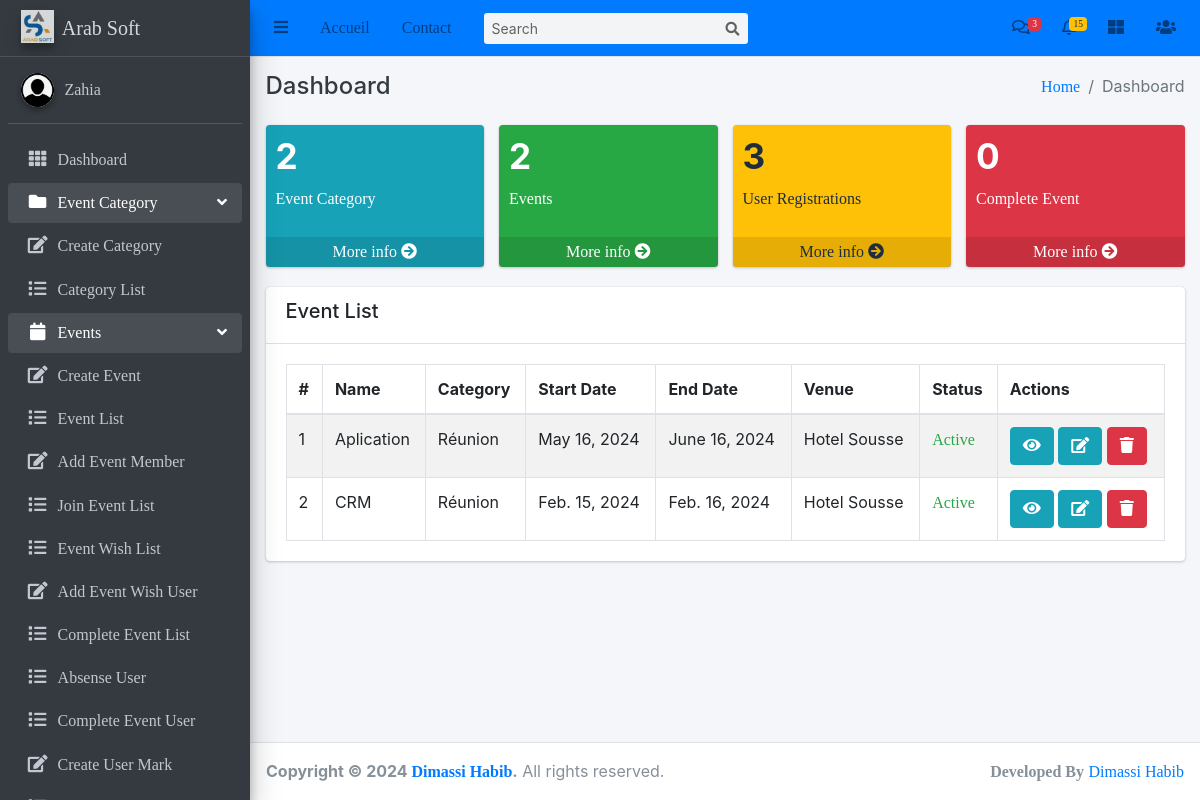
/ (signed in), run on the app's committed database.
### events/models.py (models this page shows, shortened)
class Event(models.Model):
    category = models.ForeignKey(EventCategory, on_delete=models.CASCADE)
    name = models.CharField(max_length=255, unique=True)
    uid = models.PositiveIntegerField(unique=True)
    description = RichTextUploadingField()
    job_category = models.ForeignKey(JobCategory, on_delete=models.CASCADE)
    select_scheduled_status = (
        ('yet to scheduled', 'Yet to Scheduled'),
        ('scheduled', 'Scheduled')
    )
    scheduled_status = models.CharField(max_length=25, choices=select_scheduled_status)
    venue = models.CharField(max_length=255)
    start_date = models.DateField()
    end_date = models.DateField()
    location = LocationField()
    points = models.PositiveIntegerField()
    maximum_attende = models.PositiveIntegerField()
    created_user = models.ForeignKey('auth.User', on_delete=models.CASCADE, blank=True, null=True, related_name='event_created_user')
    updated_user = models.ForeignKey('auth.User', on_delete=models.CASCADE, blank=True, null=True, related_name='event_updated_user')
    created_date = models.DateField(auto_now_add=True)
    updated_date = models.DateField(auto_now_add=True)
    status_choice = (
        ('disabled', 'Disabled'),
        ('active', 'Active'),
        ('deleted', 'Deleted'),
        ('time out', 'Time Out'),
        ('completed', 'Completed'),
        ('cancel', 'Cancel'),
    )
    status = models.CharField(choices=status_choice, max_length=10)

class EventCategory(models.Model):
    name = models.CharField(max_length=255, unique=True)
    code = models.CharField(max_length=6, unique=True)
    image = models.ImageField(upload_to='event_category/')
    priority = models.IntegerField(unique=True)
    created_user = models.ForeignKey('auth.User', on_delete=models.CASCADE, related_name='created_user')
    updated_user = models.ForeignKey('auth.User', on_delete=models.CASCADE, related_name='updated_user')
    created_date = models.DateField(auto_now_add=True)
    updated_date = models.DateField(auto_now_add=True)
    status_choice = (
        ('disabled', 'Disabled'),
        ('active', 'Active'),
        ('deleted', 'Deleted'),
        ('blocked', 'Blocked'),
        ('completed', 'Completed'),
    )
    status = models.CharField(choices=status_choice, max_length=10)
    def __str__(self):
        return self.name

### event_management/views.py (the view)
# urls.py: path('', dashboard, name='dashboard'),
@login_required(login_url='login')
def dashboard(request):
    c = User.objects.count()
    event_ctg = EventCategory.objects.count()
    event = Event.objects.count()
    complete_event = Event.objects.filter(status='completed').count()
    events = Event.objects.all()
    context = {
        'c': c,
        'event_ctg': event_ctg,
        'event': event,
        'complete_event': complete_event,
        'events': events
    }
    return render(request, 'dashboard.html', context)

### templates/dashboard.html (shortened to what this page needs)
{% extends 'base/base.html' %}
{% block breadcrumb %}Dashboard{% endblock breadcrumb %}
{% block content %}
<div class="row">
    <div class="col-lg-3 col-6">
      <div class="small-box bg-info">
        <div class="inner">
          {% if event_ctg %}
            <h3>{{ event_ctg }}</h3>
          {% else %}
            <h3>0</h3>
          {% endif %}
          <p>Event Category</p>
        </div>
        <a href="{% url 'event-category-list' %}" class="small-box-footer">More info <i class="fas fa-arrow-circle-right"></i></a>
      </div>
    </div>
    <div class="col-lg-3 col-6">
      <div class="small-box bg-success">
        <div class="inner">
          {% if event %}
            <h3>{{ event }}</h3>
          {% else %}
            <h3>0</h3>
          {% endif %}
          <p>Events</p>
        </div>
        <a href="{% url 'event-list' %}" class="small-box-footer">More info <i class="fas fa-arrow-circle-right"></i></a>
      </div>
    </div>
    <div class="col-lg-3 col-6">
      <div class="small-box bg-warning">
        <div class="inner">
          {% if c %}
            <h3>{{ c }}</h3>
          {% else %}
            <h3>0</h3>
          {% endif %}
          <p>User Registrations</p>
        </div>
        <a href="#" class="small-box-footer">More info <i class="fas fa-arrow-circle-right"></i></a>
      </div>
    </div>
    <div class="col-lg-3 col-6">
      <div class="small-box bg-danger">
        <div class="inner">
          {% if complete_event %}
            <h3>{{ complete_event }}</h3>
          {% else %}
          <h3>0</h3>
          {% endif %}
          <p>Complete Event</p>
        </div>
        <a href="{% url 'complete-event' %}" class="small-box-footer">More info <i class="fas fa-arrow-circle-right"></i></a>
      </div>
    </div>
  </div>
  <div class="row">
    <div class="col-md-12">
        <div class="card">
            <div class="card-header">
                <div class="row">
                    <div class="col-md-5">
                        <h5>Event List</h5>
                    </div>
                </div>
            </div>
            <div class="card-body">
                  <table class="table table-striped table-bordered datatable dataTable no-footer" id="DataTables_Table_0" role="grid" aria-describedby="DataTables_Table_0_info" style="border-collapse: collapse !important">
                    <thead>
                        <tr role="row">
                            <th>#</th>
                            <th>Name</th>
                            <th>Category</th>
                            <th>Start Date</th>
                            <th>End Date</th>
                            <th>Venue</th>
                            <th>Status</th>
                            <th>Actions</th>
                        </tr>
                    </thead>
                    <tbody>
                        {% for event in events %}
                          <tr>
                              <td>{{ forloop.counter }}</td>
                              <td>{{ event.name|capfirst }}</td>
                              <td>{{ event.category }}</td>
                              <td>{{ event.start_date }}</td>
                              <td>{{ event.end_date }}</td>
                              <td>{{ event.venue|capfirst }}</td>
                              <td>
                                  {% if event.status == 'active' %}
                                    <a href="{% url 'update-event-status' event.id %}" class="text-success">{{ event.status|title }}</a>
                                  {% elif event.status == 'completed' %}
                                    <a href="{% url 'update-event-status' event.id %}" class="text-primary">{{ event.status|title }}</a>
                                  {% else %}
                                    <a href="{% url 'update-event-status' event.id %}" class="text-danger">{{ event.status|title }}</a>
                                  {% endif %}
                              </td>
                              <td>
                                  <a class="btn btn-info" href="{% url 'event-detail' event.pk %}" title="view">
                                      <i class="fa fa-eye"></i>
                                  </a>
                                  <a class="btn btn-info" href="{% url 'event-edit' event.pk %}" title="edit">
                                    <i class="fa fa-edit"></i>
                                </a>
                                  <a class="btn btn-danger" href="{% url 'event-delete' event.pk %}" title="delete">
                                      <i class="fa fa-trash"></i>
                                  </a>
                              </td>
                          </tr>
                        {% endfor %}
                    </tbody>
                </table>
            </div>
        </div>
    </div>
</div>
{% endblock content %}

### templates/base/sidebar.html (shortened to what this page needs)
{% load static %}
<aside class="main-sidebar sidebar-dark-primary elevation-4">
    <a href="#" class="brand-link">
      <img src="{% static 'img/logo1.png' %}" alt="Logo" class="brand-image elevation-3"
           style="opacity: .8">
          <span class="brand-text font-weight-light">Arab Soft</span>
    </a>
    <div class="sidebar">
      <div class="user-panel mt-3 pb-3 mb-3 d-flex">
        <div class="image">
          <img src="{% static 'img/user.png' %}" class="img-circle elevation-2" alt="User Image">
        </div>
        <div class="info">
          <a href="#" class="d-block">{{ user }}</a>
        </div>
      </div>
      <nav class="mt-2">
        <ul class="nav nav-pills nav-sidebar flex-column" data-widget="treeview" role="menu" data-accordion="false">
          <li class="nav-item">
            <a href="{% url 'dashboard' %}" class="nav-link">
              <i class="nav-icon fas fa-th"></i>
              <p>
                Dashboard
              </p>
            </a>
          </li>
          <li class="nav-item has-treeview menu-open">
            <a href="#" class="nav-link">
              <i class="nav-icon fas fa-folder"></i>
              <p>
                Event Category
                <i class="right fas fa-angle-left"></i>
              </p>
            </a>
            <ul class="nav nav-treeview">
              <li class="nav-item">
                <a href="{% url 'create-event-category' %}" class="nav-link">
                  <i class="far fa fa-edit nav-icon"></i>
                  <p>Create Category</p>
                </a>
              </li>
              <li class="nav-item">
                <a href="{% url 'event-category-list' %}" class="nav-link">
                  <i class="far fa fa-list nav-icon"></i>
                  <p>Category List</p>
                </a>
              </li>
            </ul>
          </li>
          <li class="nav-item has-treeview menu-open">
            <a href="#" class="nav-link">
              <i class="nav-icon fas fa-calendar"></i>
              <p>
                Events
                <i class="right fas fa-angle-left"></i>
              </p>
            </a>
            <ul class="nav nav-treeview">
              <li class="nav-item">
                <a href="{% url 'event-create' %}" class="nav-link">
                  <i class="far fa fa-edit nav-icon"></i>
                  <p>Create Event</p>
                </a>
              </li>
              <li class="nav-item">
                <a href="{% url 'event-list' %}" class="nav-link">
                  <i class="far fa fa-list nav-icon"></i>
                  <p>Event List</p>
                </a>
              </li>
              <li class="nav-item">
                <a href="{% url 'add-event-member' %}" class="nav-link">
                  <i class="far fa fa-edit nav-icon"></i>
                  <p>Add Event Member</p>
                </a>
              </li>
              <li class="nav-item">
                <a href="{% url 'join-event-list' %}" class="nav-link">
                  <i class="far fa fa-list nav-icon"></i>
                  <p>Join Event List</p>
                </a>
              </li>
              <li class="nav-item">
                <a href="{% url 'event-wish-list' %}" class="nav-link">
                  <i class="far fa fa-list nav-icon"></i>
                  <p>Event Wish List</p>
                </a>
              </li>
              <li class="nav-item">
                <a href="{% url 'add-event-wish-user' %}" class="nav-link">
                  <i class="far fa fa-edit nav-icon"></i>
                  <p>Add Event Wish User</p>
                </a>
              </li>
              <li class="nav-item">
                <a href="{% url 'complete-event' %}" class="nav-link">
                  <i class="far fa fa-list nav-icon"></i>
                  <p>Complete Event List</p>
                </a>
              </li>
              <li class="nav-item">
                <a href="{% url 'absense-user' %}" class="nav-link">
                  <i class="far fa fa-list nav-icon"></i>
                  <p>Absense User</p>
                </a>
              </li>
              <li class="nav-item">
                <a href="{% url 'complete-event-user' %}" class="nav-link">
                  <i class="far fa fa-list nav-icon"></i>
                  <p>Complete Event User</p>
                </a>
              </li>
              <li class="nav-item">
                <a href="{% url 'create-user-mark' %}" class="nav-link">
                  <i class="far fa fa-edit nav-icon"></i>
                  <p>Create User Mark</p>
                </a>
              </li>
              <li class="nav-item">
                <a href="{% url 'user-mark' %}" class="nav-link">
                  <p>User Mark List</p>
                </a>
              </li>
            </ul>
          </li>
        </ul>
      </nav>
    </div>
  </aside>

### data on the page
Event: name "Aplication", category "Réunion", start_date "May 16, 2024", end_date "June 16, 2024", venue "Hotel Sousse", status "Active"
Event: name "CRM", category "Réunion", start_date "Feb. 15, 2024", end_date "Feb. 16, 2024", venue "Hotel Sousse", status "Active"

### other printed values
{{ user }} "Zahia"
{{ event_ctg }} "2"
{{ event }} "2"
{{ c }} "3"
